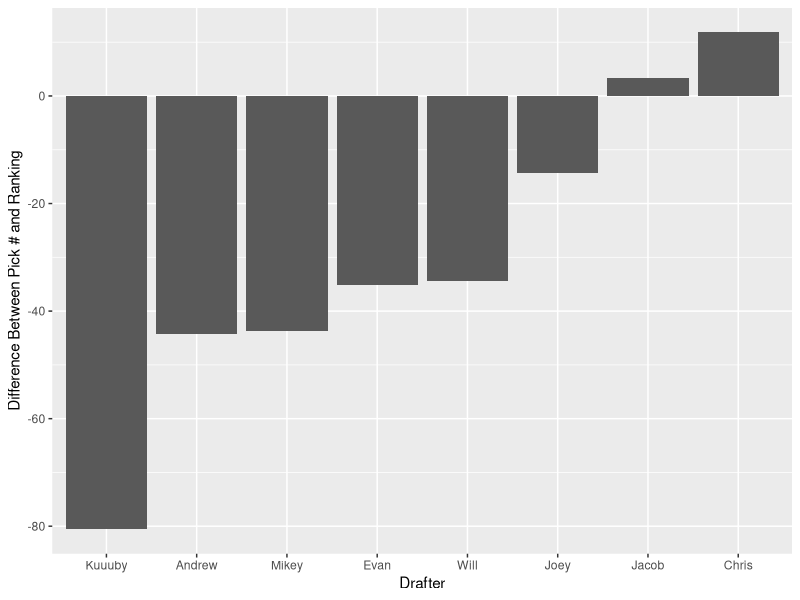
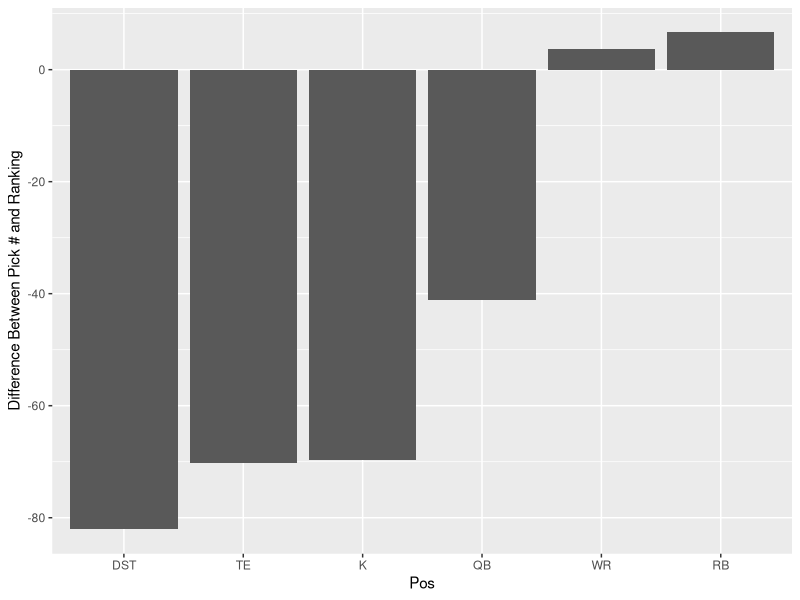
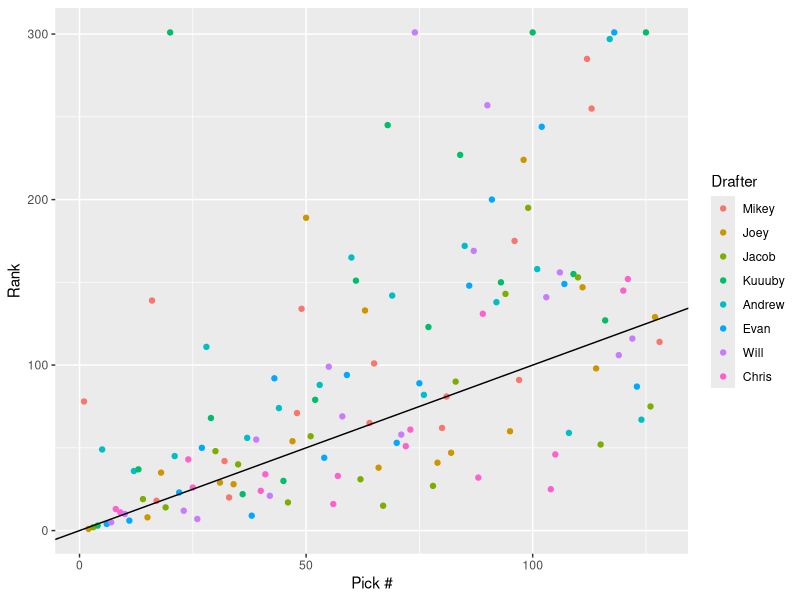
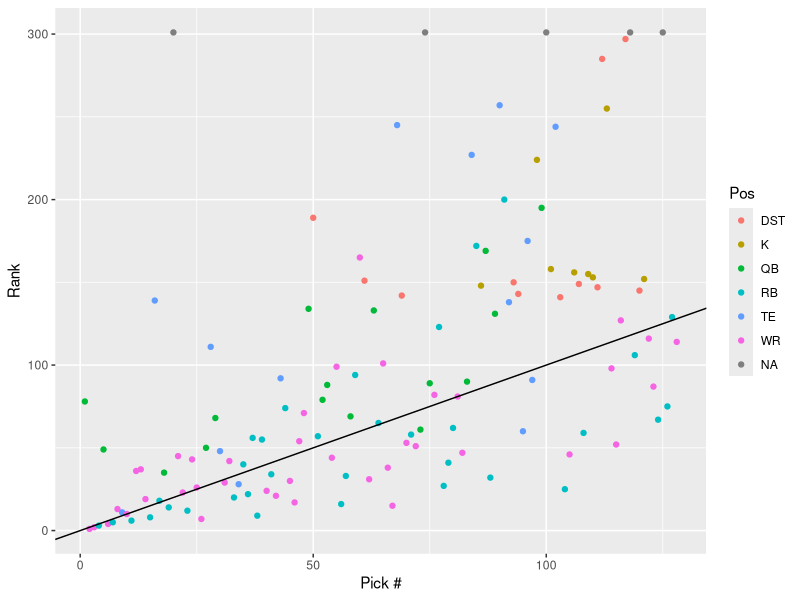
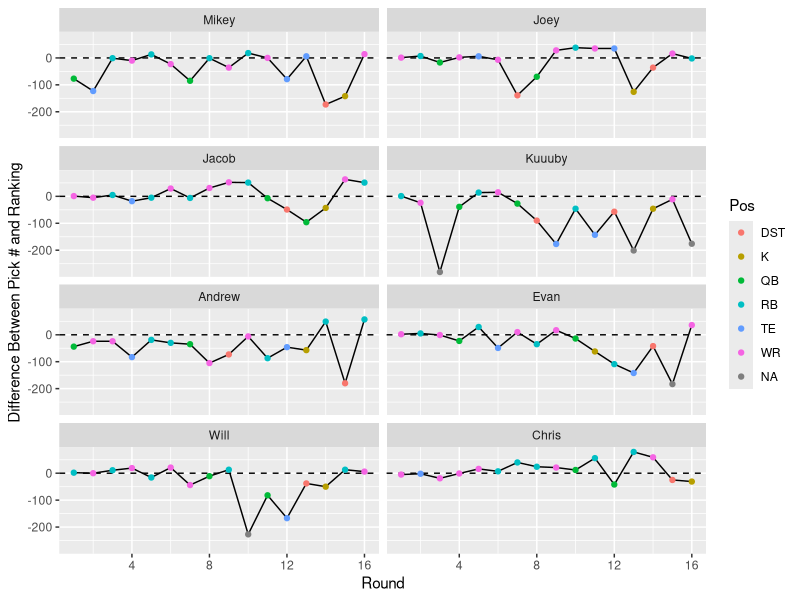

These charts were generated, in order, by the following R code:
## ---- chunk 1
knitr::opts_chunk$set(fig.width=12, fig.height=8, fig.path='Figs/',
                      echo=FALSE, warning=FALSE, message=FALSE)
## ---- chunk 2
knitr::opts_chunk$set(echo = TRUE)
## ---- chunk 3
library("reshape2")
library("plyr")
    
draftData <- read.csv("./Draft.csv")
print.data.frame(head(draftData), row.names=FALSE)
## ---- chunk 4
# Melt the data
draftData <- melt(draftData, id.vars = "ROUND")

# Drop the row names
rownames(draftData) <- NULL

# Order by round (this is a stable sort)
draftData <- draftData[order(draftData$ROUND), ]

# Rename some columns
draftData <- rename(draftData, c("variable" = "Drafter", "value" = "Player", "ROUND" = "Round"))

print.data.frame(head(draftData, n=10), row.names=FALSE)
## ---- chunk 5
# Creates the sequence: 1,2,3,4,5,6,7,8,16,15,14,13,12,11,10,9,17,18,19,20....
snakeFunction <- function(n, rowLen=8)
{
  lapply(1:n, function(i){
    groupIndicator <- ceiling(i / rowLen)
    # Increasing group
    if (groupIndicator %% 2 == 1)
    {
      i
    }
    # Decreasing group
    else
    {
      rowLen*groupIndicator - ((i - 1) %% rowLen)
    }
  })
}

# Create the list for out draft (8 drafters, 16 rounds)
pickOrdering <- snakeFunction(8*16)

unlist(pickOrdering)
## ---- chunk 6
# Add the pick numbers to the draft data
draftData$PickNumber <- pickOrdering
draftData <- as.data.frame(lapply(draftData, unlist))

# Order the draft data by pick number
draftData <- draftData[order(draftData$PickNumber),]

print.data.frame(head(draftData, n=10), row.names=FALSE)
## ---- chunk 7
espn <- read.csv("./ESPN_Rankings.csv")

print.data.frame(head(espn, n=10), row.names=FALSE)
## ---- chunk 8
# Join espn rankings data with draft data 
joinedData <- join(draftData, espn, by="Player")

# Some players will not have an ESPN ranking, give these players a worst ranking + 1
joinedData$Rank[is.na(joinedData$Rank)] <- nrow(espn) + 1

print.data.frame(head(joinedData, n=10), row.names=FALSE)
## ---- chunk 9
joinedData$RankDiff <- joinedData$PickNumber - joinedData$Rank

print.data.frame(head(joinedData, n=10), row.names=FALSE)
## ---- chunk 10
library(ggplot2)
avgDiffs <- aggregate(RankDiff ~ Drafter, joinedData, FUN=mean)

avgDiffs <- within(avgDiffs, Drafter <- factor(Drafter, levels=avgDiffs[order(avgDiffs$RankDiff), "Drafter"]))

ggplot(avgDiffs, aes(x=Drafter, y=RankDiff)) + geom_bar(stat = "identity") + ylab("Difference Between Pick # and Ranking")
## ---- chunk 11
posDiffs <- aggregate(RankDiff ~ Pos, joinedData, FUN=mean)

posDiffs <- within(posDiffs, Pos <- factor(Pos, levels=posDiffs[order(posDiffs$RankDiff), "Pos"]))

# Bar Plot
ggplot(posDiffs, aes(x=Pos, y=RankDiff)) + geom_bar(stat = "identity") + ylab("Difference Between Pick # and Ranking")
## ---- chunk 12
# Scatter colored by drafter 
ggplot(joinedData, aes(x=PickNumber,y=Rank)) + geom_point(aes(color=Drafter)) + geom_abline() + xlab("Pick #")
## ---- chunk 13
# Scatter colored by position 
ggplot(joinedData, aes(x=PickNumber,y=Rank)) + geom_point(aes(color=Pos)) + geom_abline() + xlab("Pick #")
## ---- chunk 14
# Scatter colored by position 
ggplot(joinedData, aes(x=Round, y=RankDiff)) + geom_line() + facet_wrap(~Drafter, ncol=2) + geom_hline(yintercept = 0, linetype=2) + geom_point(aes(color=Pos)) + ylab("Difference Between Pick # and Ranking")
